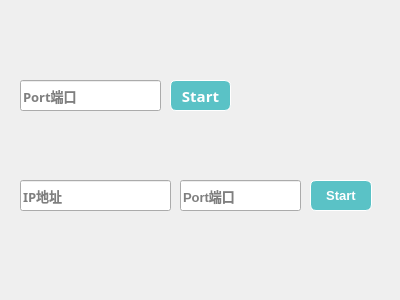
<?xml version="1.0" encoding="UTF-8"?>
<ui version="4.0">
 <class>GameMenu</class>
 <widget class="QWidget" name="GameMenu">
  <property name="geometry">
   <rect>
    <x>0</x>
    <y>0</y>
    <width>400</width>
    <height>300</height>
   </rect>
  </property>
  <property name="windowTitle">
   <string>Form</string>
  </property>
  <property name="styleSheet">
   <string notr="true">QLineEdit
{
	 font-family: &quot;Microsoft YaHei&quot;;
	 font-size:10pt;
	 font-weight: bold;
}</string>
  </property>
  <widget class="QLineEdit" name="serverPort">
   <property name="geometry">
    <rect>
     <x>20</x>
     <y>80</y>
     <width>141</width>
     <height>31</height>
    </rect>
   </property>
   <property name="font">
    <font>
     <family>Microsoft YaHei</family>
     <pointsize>10</pointsize>
     <bold>true</bold>
    </font>
   </property>
   <property name="placeholderText">
    <string>Port端口</string>
   </property>
  </widget>
  <widget class="QPushButton" name="serverStart">
   <property name="geometry">
    <rect>
     <x>170</x>
     <y>80</y>
     <width>61</width>
     <height>31</height>
    </rect>
   </property>
   <property name="font">
    <font>
     <family>Microsoft YaHei</family>
     <pointsize>11</pointsize>
     <bold>true</bold>
    </font>
   </property>
   <property name="styleSheet">
    <string notr="true">  QPushButton {
      border: 0.5px solid white;
      border-radius: 6px;
      background-color: rgb(90,194,198);
      min-width: 40px;
	  font-family: &quot;Microsoft YaHei&quot;;
	  font-size:11pt;
	  font-weight: bold;
	  color:white;
  }
 QPushButton:hover {
	border: 0.5px solid white;
      border-radius: 6px;
      background-color: #1fab89;
      min-width: 40px;
	  font-family: &quot;Microsoft YaHei&quot;;
	  font-size:10pt;
	  font-weight: bold;
	  color:white;
 }</string>
   </property>
   <property name="text">
    <string>Start</string>
   </property>
  </widget>
  <widget class="QLineEdit" name="clientPort">
   <property name="geometry">
    <rect>
     <x>180</x>
     <y>180</y>
     <width>121</width>
     <height>31</height>
    </rect>
   </property>
   <property name="styleSheet">
    <string notr="true"/>
   </property>
   <property name="placeholderText">
    <string>Port端口</string>
   </property>
  </widget>
  <widget class="QPushButton" name="clientStart">
   <property name="geometry">
    <rect>
     <x>310</x>
     <y>180</y>
     <width>62</width>
     <height>31</height>
    </rect>
   </property>
   <property name="styleSheet">
    <string notr="true">QPushButton {
      border: 0.5px solid white;
      border-radius: 6px;
      background-color: rgb(90,194,198);
      min-width: 60px;
	  font-family: &quot;Microsoft YaHei&quot;;
	  font-size:10pt;
	  font-weight: bold;
	  color:white;
  }
 QPushButton:hover {
	border: 0.5px solid white;
      border-radius: 6px;
      background-color: #1fab89;
      min-width: 60px;
	  font-family: &quot;Microsoft YaHei&quot;;
	  font-size:9pt;
	  font-weight: bold;
	  color:white;
 }</string>
   </property>
   <property name="text">
    <string>Start</string>
   </property>
  </widget>
  <widget class="QLineEdit" name="clientIP">
   <property name="geometry">
    <rect>
     <x>20</x>
     <y>180</y>
     <width>151</width>
     <height>31</height>
    </rect>
   </property>
   <property name="font">
    <font>
     <family>Microsoft YaHei</family>
     <pointsize>10</pointsize>
     <bold>true</bold>
    </font>
   </property>
   <property name="styleSheet">
    <string notr="true"/>
   </property>
   <property name="placeholderText">
    <string>IP地址</string>
   </property>
  </widget>
 </widget>
 <resources/>
 <connections/>
</ui>
